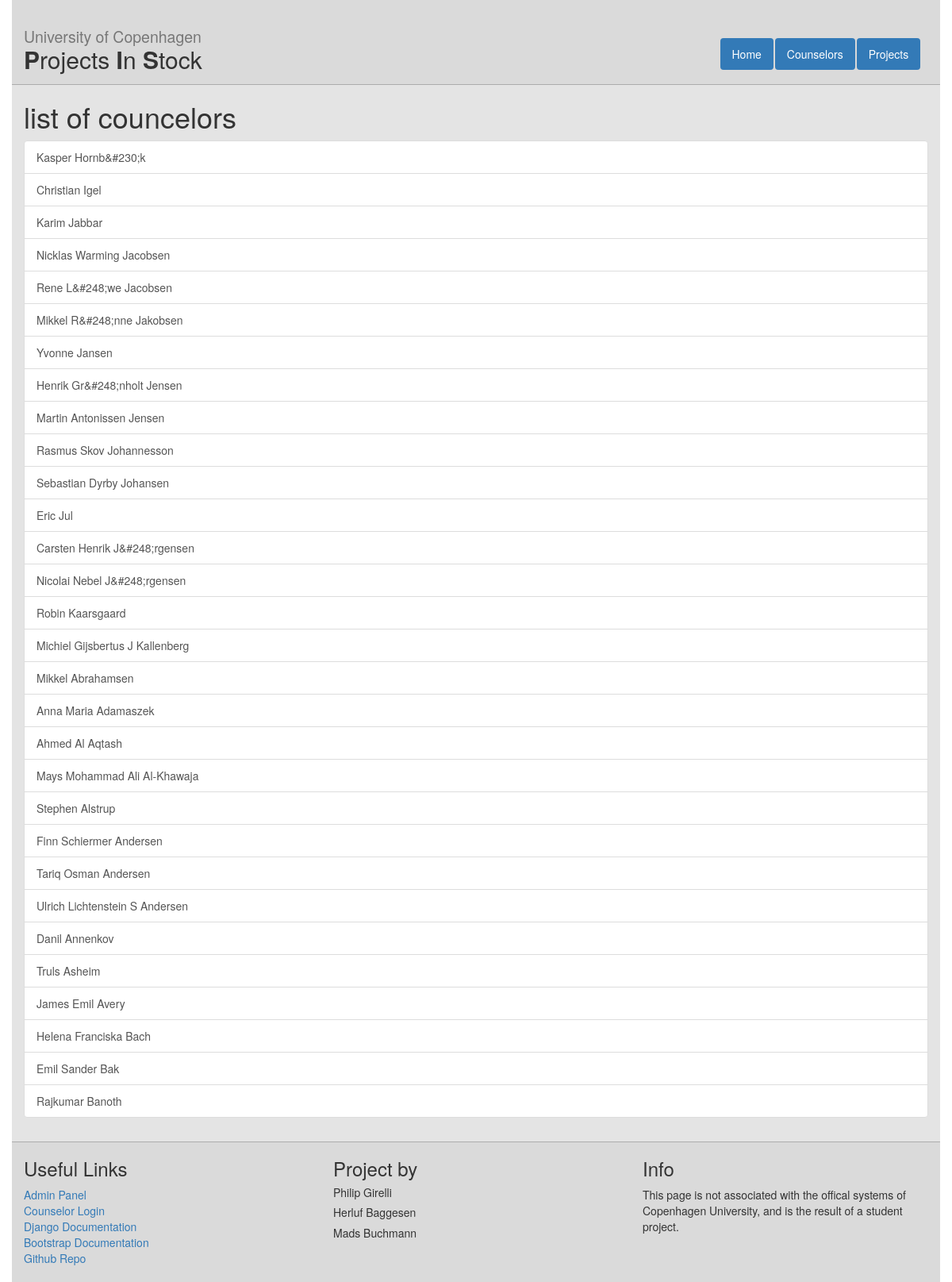
/counselors, run on the app's committed database.
### web/models.py (models this page shows, shortened)
class Counselor(models.Model):
    readonly_fields=('account_id',)
    name = models.CharField(max_length=255)
    email = models.EmailField()
    studyArea = models.CharField(max_length=255)
    office = models.CharField(max_length=255)
    projects = models.ManyToManyField(Project)
    url = models.URLField(default="NOURL")
    accountId = models.IntegerField(default=-1)
    statusChoices = (('Available','Available'),('Unavailable','Unavailable'))
    status = models.CharField(max_length=50, choices=statusChoices, default='Available')

### web/views.py (the view)
# urls.py: url(r'^counselors$', views.counselor_list, name="counselor_list"),
def counselor_list(request):
    counselors = Counselor.objects.all()
    context = {
        "counselors": counselors
    }
    return render(request, 'web/counselor_list.html', context)

### web/templates/web/counselor_list.html (shortened to what this page needs)
{%extends "web/master.html" %}
{% block content%}
<h1>list of councelors</h1>
  <div class="list-group">
  {% for counselor in counselors %}
    <a class="list-group-item" href="{% url 'counselor_detail' counselor.id %}">{{ counselor.name }}</a>
  {% endfor %}
</div>
{% endblock %}

### web/static/web/style.css (style rules this page uses)
html, body { height : 100%; }

### data on the page
Counselor: name "Kasper Hornb&#230;k"
Counselor: name "Christian Igel"
Counselor: name "Karim Jabbar"
Counselor: name "Nicklas Warming Jacobsen"
Counselor: name "Rene L&#248;we Jacobsen"
Counselor: name "Mikkel R&#248;nne Jakobsen"
Counselor: name "Yvonne Jansen"
Counselor: name "Henrik Gr&#248;nholt Jensen"
Counselor: name "Martin Antonissen Jensen"
Counselor: name "Rasmus Skov Johannesson"
Counselor: name "Sebastian Dyrby Johansen"
Counselor: name "Eric Jul"
Counselor: name "Carsten Henrik J&#248;rgensen"
Counselor: name "Nicolai Nebel J&#248;rgensen"
Counselor: name "Robin Kaarsgaard"
Counselor: name "Michiel Gijsbertus J Kallenberg"
Counselor: name "Mikkel Abrahamsen"
Counselor: name "Anna Maria Adamaszek"
Counselor: name "Ahmed Al Aqtash"
Counselor: name "Mays Mohammad Ali Al-Khawaja"
Counselor: name "Stephen Alstrup"
Counselor: name "Finn Schiermer Andersen"
Counselor: name "Tariq Osman Andersen"
Counselor: name "Ulrich Lichtenstein S Andersen"
Counselor: name "Danil Annenkov"
Counselor: name "Truls Asheim"
Counselor: name "James Emil Avery"
Counselor: name "Helena Franciska Bach"
Counselor: name "Emil Sander Bak"
Counselor: name "Rajkumar Banoth"
